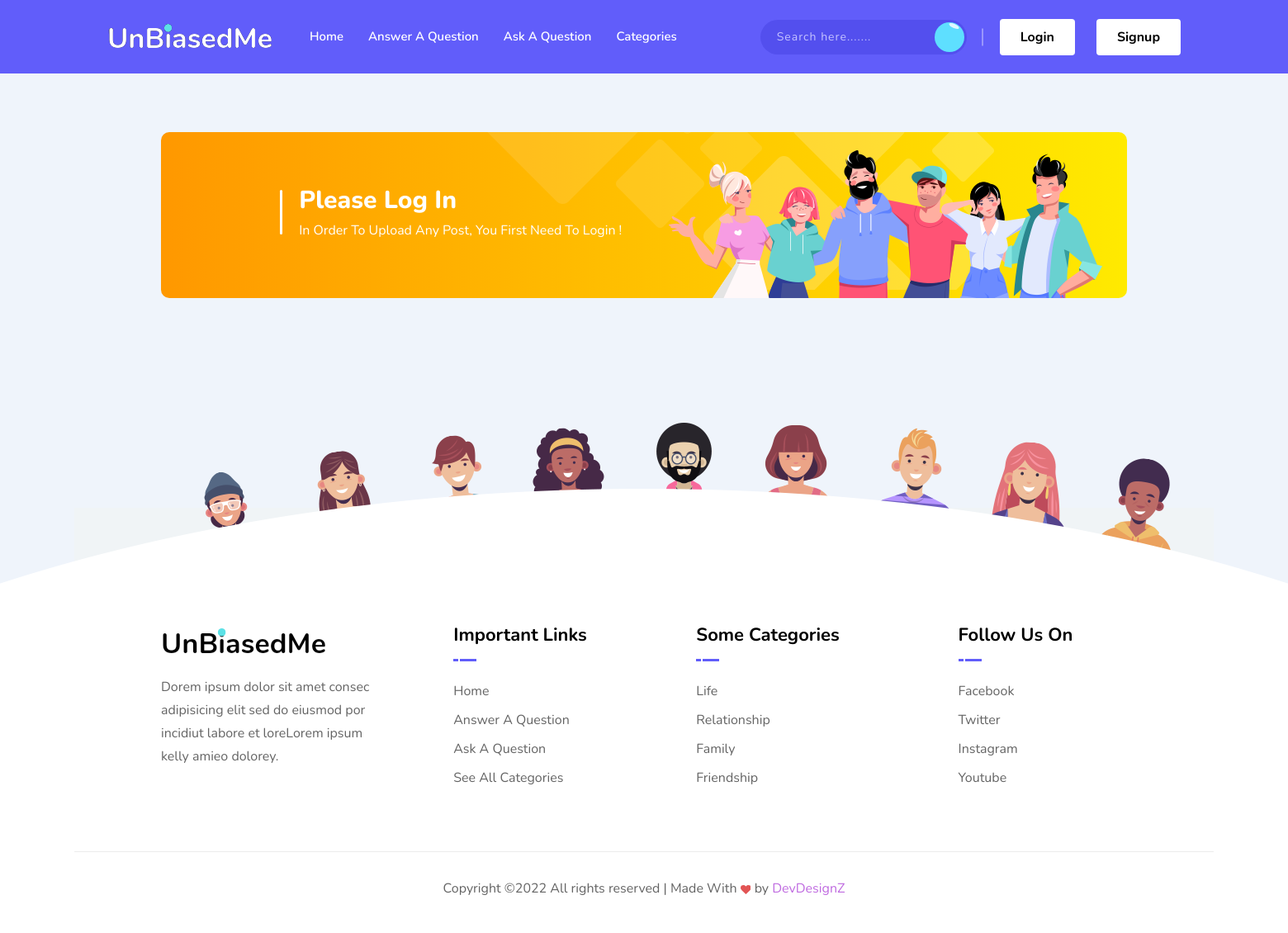
The app's page /post/this-is-the-first-and-the-only-test-post-right-now/add-comment with its own data.
### Main/models.py (models this page shows, shortened)
class Category(models.Model):
    class Meta:
        verbose_name_plural = "Categories"
    name = models.CharField(max_length=255)
    tagline = models.CharField(max_length=510)
    about = models.TextField()
    thumbnail_image = models.ImageField(upload_to='pics/category/thumbnail')
    banner_image = models.ImageField(upload_to='pcis/category/banner', null=True, blank=True)
    slug = models.CharField(max_length=200, null=True, blank=True)

### Main/views.py (the view)
# urls.py: path('post/<slug:slug>/add-comment', AddCommentView.as_view(), name='add-comment'),
class AddCommentView(CreateView):
    model = Comment
    form_class = CommentForm
    template_name = "add-comment.html"
    success_url = reverse_lazy('index')
    def get_context_data(self, *args, **kwargs):
        categories = Category.objects.all()
        context = super(AddCommentView, self).get_context_data(*args, **kwargs)
        context["category_navbar"] = categories
        context["category_footer"] = categories[:4]
        return context

### Templates/add-comment.html (shortened to what this page needs)
{% load static %}
<!DOCTYPE html>
<html class="no-js" lang="">
<head>
    <link rel="stylesheet" href="{% static 'dependencies/bootstrap/css/bootstrap.min.css' %}">
    <link rel="stylesheet" href="{% static 'dependencies/icofont/icofont.min.css' %}">
    <link rel="stylesheet" href="{% static 'dependencies/slick-carousel/css/slick.css' %}">
    <link rel="stylesheet" href="{% static 'dependencies/slick-carousel/css/slick-theme.css' %}">
    <link rel="stylesheet" href="{% static 'dependencies/magnific-popup/css/magnific-popup.css' %}">
    <link rel="stylesheet" href="{% static 'dependencies/sal.js/sal.css' %}">
    <link rel="stylesheet" href="{% static 'dependencies/mcustomscrollbar/jquery.mCustomScrollbar.min.css' %}">
    <link rel="stylesheet" href="{% static 'dependencies/select2/css/select2.min.css' %}">
    <link rel="stylesheet" href="{% static 'assets/css/app.css' %}">
</head>
<body class="bg-link-water">
    <div id="wrapper" class="wrapper">
        <header class="fixed-header">
            <div class="header-menu">
                <div class="navbar">
                    <div class="nav-item d-none d-sm-block">
                        <div class="header">
                            <a href="/"><img src="{% static 'media/logo.png' %}" alt="UnBaisedMe"></a>
                        </div>
                    </div>
                    <div class="nav-item nav-top-menu">
                        <nav id="dropdown" class="template-main-menu">
                            <ul class="menu-content">
                                <li class="header-nav-item">
                                    <a href="/" class="menu-link active">Home</a>
                                </li>
                                <li class="header-nav-item">
                                    <a href="{% url 'posts' %}" class="menu-link">Answer A Question</a>
                                </li>
                                <li class="header-nav-item">
                                    <a href="{% url 'add-post' %}" class="menu-link">Ask A Question</a>
                                </li>
                                <li class="header-nav-item">
                                    <a href="{% url 'categories' %}" class="menu-link have-sub">Categories</a>
                                </li>
                            </ul>
                        </nav>
                    </div>
                    <div class="nav-item header-control">
                        <div class="inline-item d-none d-md-block">
                            <div class="input-group">
                                <input type="text" class="form-control" placeholder="Search here.......">
                                <div class="input-group-append">
                                    <button class="submit-btn" type="button"><i class="icofont-search"></i></button>
                                </div>
                            </div>
                        </div>
                        {% if user.is_authenticated %}
                        <div class="inline-item">
                            <div class="dropdown dropdown-admin">
                                <button class="dropdown-toggle" type="button" data-toggle="dropdown" aria-expanded="false">
                                    <span class="media">
                                        <span class="item-img">
                                            <img src="{% static 'media/figure/chat_5.jpg' %}" alt="{{user.username}}">
                                        </span>
                                        <span class="media-body">
                                            <span class="item-title">{{user.username}}</span>
                                        </span>
                                    </span>
                                </button>
                                <div class="dropdown-menu dropdown-menu-right">
                                    <ul class="admin-options">
                                        <li><a href="{% url 'edit-profile' %}">Profile Settings</a></li>
                                        <li><a href="{% url 'logout' %}">Log Out</a></li>
                                    </ul>
                                </div>
                            </div>
                        </div>
                        {% else %}
                        <div class="inline-item">
                            <div class="dropdown dropdown-admin">
                                <div class="header-action">
                                    <ul>
                                        <li class="login-btn">
                                            <a href="{% url 'login' %}" class="item-btn">Login</a>
                                        </li>
                                        <li class="login-btn">
                                            <a href="{% url 'register' %}" class="item-btn">Signup</a>
                                        </li>
                                    </ul>
                                </div>
                            </div>
                        </div>
                        {% endif %}
                    </div>
                </div>
            </div>
        </header>
        <div class="page-content">
            {% if user.is_authenticated %}
            <div class="container">
                <div class="newsfeed-banner">
                    <div class="media">
                        <div class="item-icon">
                            <i class="icofont-megaphone-alt"></i>
                        </div>
                        <div class="media-body">
                            <h3 class="item-title">Page Still In Progress !!!</h3>
                            <p>Right now, we have added all the comments using this admin page</p>
                        </div>
                    </div>
                    <ul class="animation-img">
                        <li data-sal="slide-down" data-sal-duration="800" data-sal-delay="400"><img src="{% static 'media/banner/shape_7.png' %}" alt="UnBiasedMe"></li>
                        <li data-sal="slide-up" data-sal-duration="500"><img src="{% static 'media/banner/people_2.png' %}" alt="UnBiasedMe"></li>
                    </ul>
                </div>
                <div class="row">
                    <div class="col-lg-8">
                        <div class="forum-topic-add">
                            <h3 class="heading-title">This page is not yet complete.....</h3>
                            <div class="block-box">
                                <form method="post">
                                    {% csrf_token %}
                                    {{form.media}}
                                    {{form.as_p}}
                                    <div class="form-group">
                                        <input type="submit" class="submit-btn" name="btn-add" value="Submit">
                                    </div>
                                </form>
                                <script>
                                    var name = "{{ user.id }}";
                                    document.getElementById('current_user').value = name
                                </script>
                            </div>
                        </div>
                    </div>
                    <div class="col-lg-4 widget-block widget-break-lg">
                        <div class="widget widget-banner">
                            <h3 class="item-title">Need Some Advice ?</h3>
                            <div class="item-subtitle">Let Others Help You With Your Problem</div>
                            <a href="{% url 'add-post' %}" class="item-btn">
                                <span class="btn-text">Ask Now</span>
                                <span class="btn-icon">
                                    <svg xmlns="http://www.w3.org/2000/svg" xmlns:xlink="http://www.w3.org/1999/xlink" width="21px" height="10px">
                                        <path fill-rule="evenodd" d="M16.671,9.998 L12.997,9.998 L16.462,6.000 L5.000,6.000 L5.000,4.000 L16.462,4.000 L12.997,0.002 L16.671,0.002 L21.003,5.000 L16.671,9.998 ZM17.000,5.379 L17.328,5.000 L17.000,4.621 L17.000,5.379 ZM-0.000,4.000 L3.000,4.000 L3.000,6.000 L-0.000,6.000 L-0.000,4.000 Z" />
                                    </svg>
                                </span>
                            </a>
                            <div class="item-img">
                                <img src="{% static 'media/figure/widget_banner_1.png' %}" alt="UnBiasedMe">
                            </div>
                        </div>
                    </div>
                </div>
            </div>
            {% else %}
            <div class="container">
                <div class="newsfeed-banner">
                    <div class="media">
                        <div class="item-icon">
                            <i class="icofont-megaphone-alt"></i>
                        </div>
                        <div class="media-body">
                            <h3 class="item-title">Please Log In</h3>
                            <p>In Order To Upload Any Post, You First Need To Login !</p>
                        </div>
                    </div>
                    <ul class="animation-img">
                        <li data-sal="slide-down" data-sal-duration="800" data-sal-delay="400"><img src="{% static 'media/banner/shape_7.png' %}" alt="shape"></li>
                        <li data-sal="slide-up" data-sal-duration="500"><img src="{% static 'media/banner/people_2.png' %}" alt="shape"></li>
                    </ul>
                </div>
            </div>
            {% endif %}
            <br><br><br><br><br><br><br><br>
            <footer class="footer-wrap">
                <ul class="footer-top-image">
                    <li data-sal="slide-up" data-sal-duration="500" data-sal-delay="400"><img src="{% static 'media/figure/man_5.png' %}" alt="Man"></li>
                    <li data-sal="slide-up" data-sal-duration="500" data-sal-delay="500"><img src="{% static 'media/figure/man_6.png' %}" alt="Man"></li>
                    <li data-sal="slide-up" data-sal-duration="500" data-sal-delay="300"><img src="{% static 'media/figure/man_4.png' %}" alt="Man"></li>
                    <li data-sal="slide-up" data-sal-duration="500" data-sal-delay="600"><img src="{% static 'media/figure/man_7.png' %}" alt="Man"></li>
                    <li data-sal="slide-up" data-sal-duration="500" data-sal-delay="200"><img src="{% static 'media/figure/man_3.png' %}" alt="Man"></li>
                    <li data-sal="slide-up" data-sal-duration="500" data-sal-delay="700"><img src="{% static 'media/figure/man_8.png' %}" alt="Man"></li>
                    <li data-sal="slide-up" data-sal-duration="500" data-sal-delay="100"><img src="{% static 'media/figure/man_2.png' %}" alt="Man"></li>
                    <li data-sal="slide-up" data-sal-duration="500" data-sal-delay="800"><img src="{% static 'media/figure/man_9.png' %}" alt="Man"></li>
                    <li data-sal="slide-up" data-sal-duration="500"><img src="{% static 'media/figure/man_1.png' %}" alt="Man"></li>
                </ul>
                <div class="main-footer">
                    <div class="container">
                        <div class="row row-cols-lg-4 row-cols-sm-2 row-cols-1">
                            <div class="col">
                                <div class="footer-box">
                                    <div class="footer-logo">
                                        <a href="/"><img src="{% static 'media/logo_dark.png' %}" alt="UnBiasedMe"></a>
                                    </div>
                                    <p>Dorem ipsum dolor sit amet consec adipisicing elit sed do eiusmod por incidiut labore et loreLorem ipsum kelly amieo dolorey.</p>
                                </div>
                            </div>
                            <div class="col d-flex justify-content-lg-center">
                                <div class="footer-box">
                                    <h3 class="footer-title">
                                        Important Links
                                    </h3>
                                    <div class="footer-link">
                                        <ul>
                                            <li><a href="/">Home</a></li>
                                            <li><a href="{% url 'posts' %}">Answer A Question</a></li>
                                            <li><a href="{% url 'add-post' %}">Ask A Question</a></li>
                                            <li><a href="{% url 'categories' %}">See All Categories</a></li>
                                        </ul>
                                    </div>
                                </div>
                            </div>
                            <div class="col d-flex justify-content-lg-center">
                                <div class="footer-box">
                                    <h3 class="footer-title">
                                        Some Categories
                                    </h3>
                                    <div class="footer-link">
                                        <ul>
                                            {% for category in category_footer %}
                                            <li><a href="{% url 'category' category.slug %}">{{category.name}}</a></li>
                                            {% endfor %}
                                        </ul>
                                    </div>
                                </div>
                            </div>
                            <div class="col d-flex justify-content-lg-center">
                                <div class="footer-box">
                                    <h3 class="footer-title">
                                        Follow Us On
                                    </h3>
                                    <div class="footer-link">
                                        <ul>
                                            <li><a href="//www.facebook.com">Facebook</a></li>
                                            <li><a href="//twitter.com">Twitter</a></li>
                                            <li><a href="//www.instagram.com">Instagram</a></li>
                                            <li><a href="//www.youtube.com">Youtube</a></li>
                                        </ul>
                                    </div>
                                </div>
                            </div>
                        </div>
                    </div>
                </div>
                <div class="footer-bottom">
                    <p>Copyright &copy; All rights reserved | Made With  by <a href="https://devdesignz.com" style="color:rgb(191, 106, 224);" >DevDesignZ</a></p>
                </div>
            </footer>
        </div>
    </div>
</body>
</html>

### records on screen
Category: name "Life"
Category: name "Relationship"
Category: name "Family"
Category: name "Friendship"
